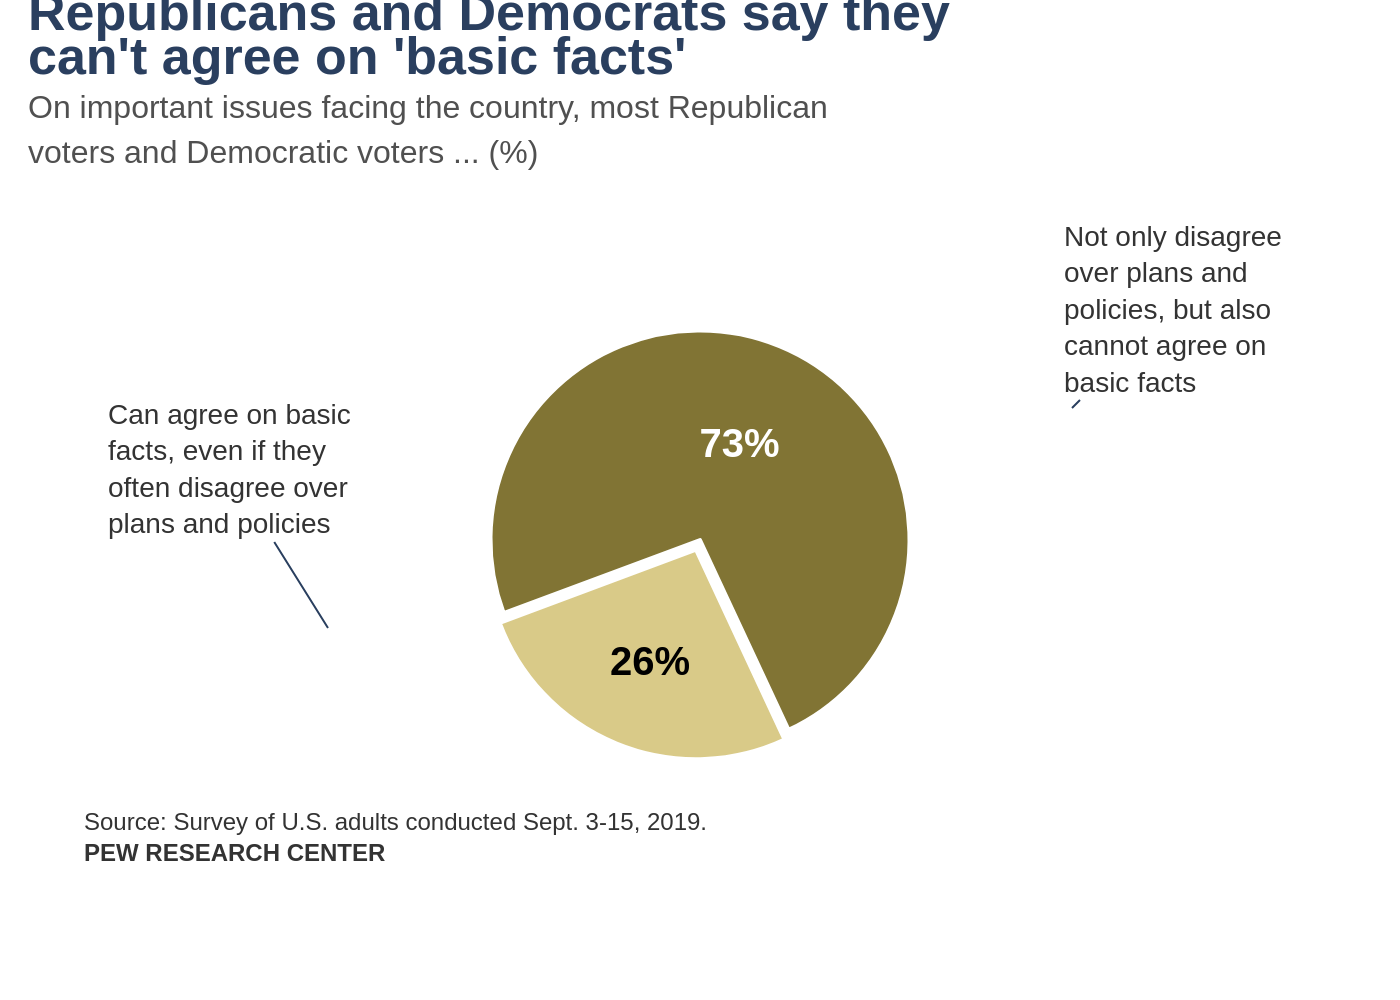

Recreate this plot in Python.
import sys
import json
from pathlib import Path
import plotly.graph_objects as go

# --- 1. Load Data from JSON ---
# The script requires the path to the JSON file as a command-line argument.
if len(sys.argv) != 2:
    print("Usage: python generate_chart.py <path_to_json_file>")
    sys.exit(1)

json_path = Path(sys.argv[1])
if not json_path.is_file():
    print(f"Error: JSON file not found at '{json_path}'")
    sys.exit(1)

with open(json_path, 'r', encoding='utf-8') as f:
    chart_info = json.load(f)

# --- 2. Extract data and texts from the JSON structure ---
chart_data = chart_info['chart_data']
texts = chart_info['texts']
colors = chart_info['colors']

values = [d['value'] for d in chart_data]
labels = [d['label'] for d in chart_data]

# --- 3. Create the Chart Figure ---
fig = go.Figure()

# Add the pie chart trace
fig.add_trace(go.Pie(
    values=values,
    marker=dict(colors=colors, line=dict(color='white', width=2)),
    textfont=dict(size=20),
    textfont_color=['black', 'white'], # Set text color per slice
    texttemplate='<b>%{value}%</b>',
    hoverinfo='none',
    sort=False,
    direction='clockwise',
    rotation=155,
    pull=[0.05, 0] # Pull the first slice (26%)
))

# --- 4. Configure Layout, Titles, and Annotations ---
# Combine title and subtitle with HTML for styling
title_text = (
    f"<span style='font-size: 26px;'><b>{texts['title']}</b></span><br>"
    f"<span style='font-size: 16px;color:#505050;'>{texts['subtitle']}</span>"
)

# Combine source and note for the footer annotation
source_text = f"{texts['source']}<br><b>{texts['note']}</b>"

# Create annotations for the labels outside the pie chart and the source note
annotations = [
    # Annotation for the first data point (26%)
    dict(
        x=0.2, y=0.3, xref="paper", yref="paper",
        text=labels[0],
        showarrow=True,
        arrowhead=0,
        ax=-50,
        ay=-80,
        align='left',
        font=dict(size=14, color='#333333')
    ),
    # Annotation for the second data point (73%)
    dict(
        x=0.8, y=0.8, xref="paper", yref="paper",
        text=labels[1],
        showarrow=True,
        arrowhead=0,
        ax=50,
        ay=-50,
        align='left',
        font=dict(size=14, color='#333333')
    ),
    # Annotation for the source and note at the bottom
    dict(
        x=0, y=-0.1, xref="paper", yref="paper",
        text=source_text,
        showarrow=False,
        xanchor='left',
        yanchor='top',
        align='left',
        font=dict(size=12, color='#333333')
    )
]

fig.update_layout(
    title_text=title_text,
    title_x=0.02,
    title_y=0.97,
    font_family="Arial",
    showlegend=False,
    paper_bgcolor='white',
    plot_bgcolor='white',
    margin=dict(t=160, b=120, l=40, r=40),
    annotations=annotations
)

# --- 5. Output the Chart to a PNG File ---
output_path = json_path.with_suffix(".png")
fig.write_image(output_path, scale=2)

print(f"Chart saved to {output_path}")
